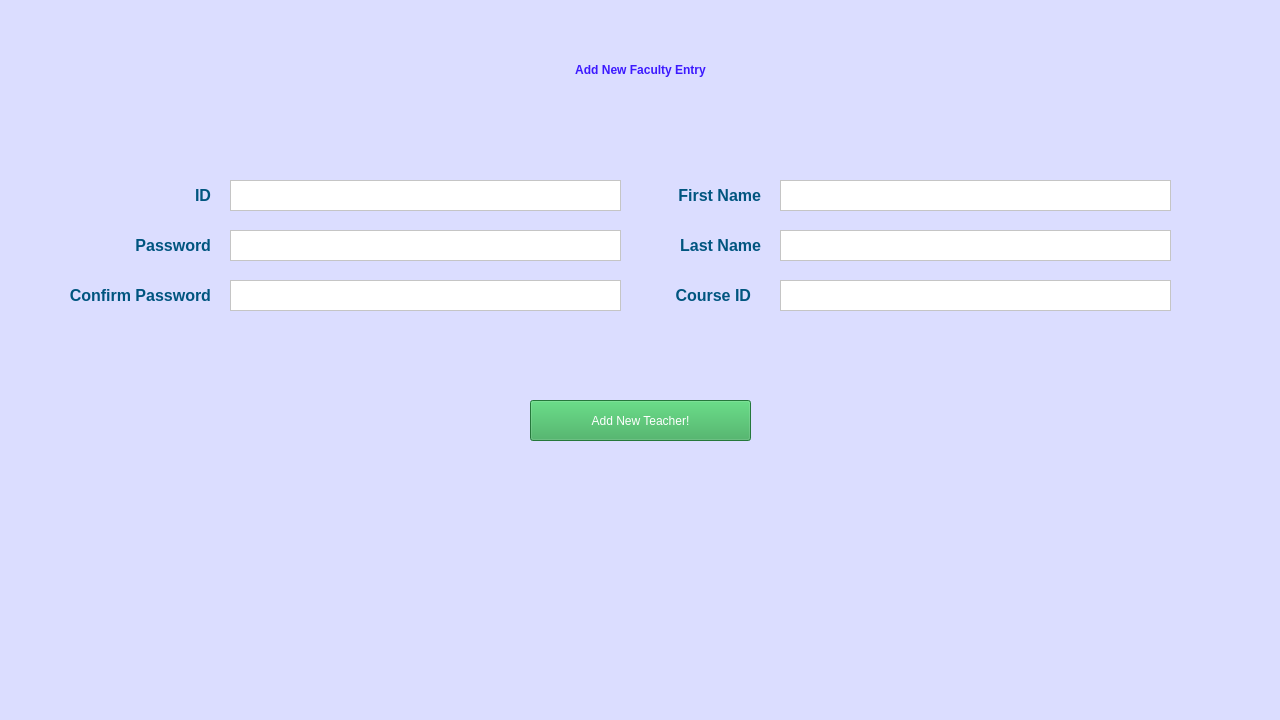
<?xml version="1.0" encoding="UTF-8"?>
<ui version="4.0">
 <class>MainWindow</class>
 <widget class="QMainWindow" name="MainWindow">
  <property name="geometry">
   <rect>
    <x>0</x>
    <y>0</y>
    <width>1280</width>
    <height>720</height>
   </rect>
  </property>
  <property name="windowTitle">
   <string>MainWindow</string>
  </property>
  <property name="styleSheet">
   <string notr="true">background-color: rgb(219, 221, 255);</string>
  </property>
  <widget class="QWidget" name="centralwidget">
   <widget class="QPlainTextEdit" name="id">
    <property name="geometry">
     <rect>
      <x>230</x>
      <y>180</y>
      <width>391</width>
      <height>31</height>
     </rect>
    </property>
    <property name="styleSheet">
     <string notr="true">background-color: rgb(255, 255, 255);</string>
    </property>
   </widget>
   <widget class="QPlainTextEdit" name="fname">
    <property name="geometry">
     <rect>
      <x>780</x>
      <y>180</y>
      <width>391</width>
      <height>31</height>
     </rect>
    </property>
    <property name="styleSheet">
     <string notr="true">background-color: rgb(255, 255, 255);</string>
    </property>
   </widget>
   <widget class="QPlainTextEdit" name="course_id">
    <property name="geometry">
     <rect>
      <x>780</x>
      <y>280</y>
      <width>391</width>
      <height>31</height>
     </rect>
    </property>
    <property name="styleSheet">
     <string notr="true">background-color: rgb(255, 255, 255);</string>
    </property>
   </widget>
   <widget class="QPlainTextEdit" name="password">
    <property name="geometry">
     <rect>
      <x>230</x>
      <y>230</y>
      <width>391</width>
      <height>31</height>
     </rect>
    </property>
    <property name="styleSheet">
     <string notr="true">background-color: rgb(255, 255, 255);</string>
    </property>
   </widget>
   <widget class="QLabel" name="label">
    <property name="geometry">
     <rect>
      <x>150</x>
      <y>180</y>
      <width>61</width>
      <height>31</height>
     </rect>
    </property>
    <property name="styleSheet">
     <string notr="true">color: rgb(0, 85, 127);
font: 14pt &quot;Nirmala UI&quot;;</string>
    </property>
    <property name="text">
     <string>&lt;html&gt;&lt;head/&gt;&lt;body&gt;&lt;p align=&quot;right&quot;&gt;&lt;span style=&quot; font-size:12pt; font-weight:600;&quot;&gt;ID&lt;/span&gt;&lt;/p&gt;&lt;/body&gt;&lt;/html&gt;</string>
    </property>
   </widget>
   <widget class="QLabel" name="label_2">
    <property name="geometry">
     <rect>
      <x>650</x>
      <y>180</y>
      <width>111</width>
      <height>31</height>
     </rect>
    </property>
    <property name="styleSheet">
     <string notr="true">color: rgb(0, 85, 127);
font: 14pt &quot;Nirmala UI&quot;;
</string>
    </property>
    <property name="text">
     <string>&lt;html&gt;&lt;head/&gt;&lt;body&gt;&lt;p align=&quot;right&quot;&gt;&lt;span style=&quot; font-size:12pt; font-weight:600;&quot;&gt;First Name&lt;/span&gt;&lt;/p&gt;&lt;/body&gt;&lt;/html&gt;</string>
    </property>
   </widget>
   <widget class="QLabel" name="label_3">
    <property name="geometry">
     <rect>
      <x>650</x>
      <y>230</y>
      <width>111</width>
      <height>31</height>
     </rect>
    </property>
    <property name="styleSheet">
     <string notr="true">color: rgb(0, 85, 127);
font: 14pt &quot;Nirmala UI&quot;;</string>
    </property>
    <property name="text">
     <string>&lt;html&gt;&lt;head/&gt;&lt;body&gt;&lt;p align=&quot;right&quot;&gt;&lt;span style=&quot; font-size:12pt; font-weight:600;&quot;&gt;Last Name&lt;/span&gt;&lt;/p&gt;&lt;/body&gt;&lt;/html&gt;</string>
    </property>
   </widget>
   <widget class="QLabel" name="label_4">
    <property name="geometry">
     <rect>
      <x>0</x>
      <y>230</y>
      <width>211</width>
      <height>31</height>
     </rect>
    </property>
    <property name="styleSheet">
     <string notr="true">color: rgb(0, 85, 127);
font: 14pt &quot;Nirmala UI&quot;;</string>
    </property>
    <property name="text">
     <string>&lt;html&gt;&lt;head/&gt;&lt;body&gt;&lt;p align=&quot;right&quot;&gt;&lt;span style=&quot; font-size:12pt; font-weight:600;&quot;&gt;Password&lt;/span&gt;&lt;/p&gt;&lt;/body&gt;&lt;/html&gt;</string>
    </property>
   </widget>
   <widget class="QLabel" name="label_5">
    <property name="geometry">
     <rect>
      <x>630</x>
      <y>280</y>
      <width>121</width>
      <height>31</height>
     </rect>
    </property>
    <property name="styleSheet">
     <string notr="true">color: rgb(0, 85, 127);
font: 14pt &quot;Nirmala UI&quot;;</string>
    </property>
    <property name="text">
     <string>&lt;html&gt;&lt;head/&gt;&lt;body&gt;&lt;p align=&quot;right&quot;&gt;&lt;span style=&quot; font-size:12pt; font-weight:600;&quot;&gt;Course ID&lt;/span&gt;&lt;/p&gt;&lt;/body&gt;&lt;/html&gt;</string>
    </property>
   </widget>
   <widget class="QPlainTextEdit" name="lname">
    <property name="geometry">
     <rect>
      <x>780</x>
      <y>230</y>
      <width>391</width>
      <height>31</height>
     </rect>
    </property>
    <property name="styleSheet">
     <string notr="true">background-color: rgb(255, 255, 255);</string>
    </property>
   </widget>
   <widget class="QLabel" name="label_6">
    <property name="geometry">
     <rect>
      <x>0</x>
      <y>280</y>
      <width>211</width>
      <height>31</height>
     </rect>
    </property>
    <property name="styleSheet">
     <string notr="true">color: rgb(0, 85, 127);
font: 14pt &quot;Nirmala UI&quot;;</string>
    </property>
    <property name="text">
     <string>&lt;html&gt;&lt;head/&gt;&lt;body&gt;&lt;p align=&quot;right&quot;&gt;&lt;span style=&quot; font-size:12pt; font-weight:600;&quot;&gt;Confirm Password&lt;/span&gt;&lt;/p&gt;&lt;/body&gt;&lt;/html&gt;</string>
    </property>
   </widget>
   <widget class="QPlainTextEdit" name="confirmpass">
    <property name="geometry">
     <rect>
      <x>230</x>
      <y>280</y>
      <width>391</width>
      <height>31</height>
     </rect>
    </property>
    <property name="styleSheet">
     <string notr="true">background-color: rgb(255, 255, 255);</string>
    </property>
   </widget>
   <widget class="QLabel" name="errorDisplay">
    <property name="geometry">
     <rect>
      <x>0</x>
      <y>460</y>
      <width>1281</width>
      <height>61</height>
     </rect>
    </property>
    <property name="styleSheet">
     <string notr="true">font: 75 18pt &quot;MS Shell Dlg 2&quot;;
color: rgb(217, 48, 37);
qproperty-alignment: AlignCenter;</string>
    </property>
    <property name="text">
     <string/>
    </property>
   </widget>
   <widget class="QPushButton" name="addNew">
    <property name="geometry">
     <rect>
      <x>530</x>
      <y>400</y>
      <width>221</width>
      <height>41</height>
     </rect>
    </property>
    <property name="styleSheet">
     <string notr="true">font: 75 12pt &quot;MS Shell Dlg 2&quot;;
color: rgb(255, 255, 255);
background-color: rgb(52, 168, 83);</string>
    </property>
    <property name="text">
     <string>Add New Teacher!</string>
    </property>
   </widget>
   <widget class="QLabel" name="label_7">
    <property name="geometry">
     <rect>
      <x>0</x>
      <y>10</y>
      <width>1281</width>
      <height>121</height>
     </rect>
    </property>
    <property name="styleSheet">
     <string notr="true">color: rgb(60, 25, 255);
font: 16pt &quot;Nirmala UI&quot;;</string>
    </property>
    <property name="text">
     <string>&lt;html&gt;&lt;head/&gt;&lt;body&gt;&lt;p align=&quot;center&quot;&gt;&lt;span style=&quot; font-weight:600;&quot;&gt;Add New Faculty Entry&lt;/span&gt;&lt;/p&gt;&lt;/body&gt;&lt;/html&gt;</string>
    </property>
   </widget>
  </widget>
 </widget>
 <resources/>
 <connections/>
</ui>
